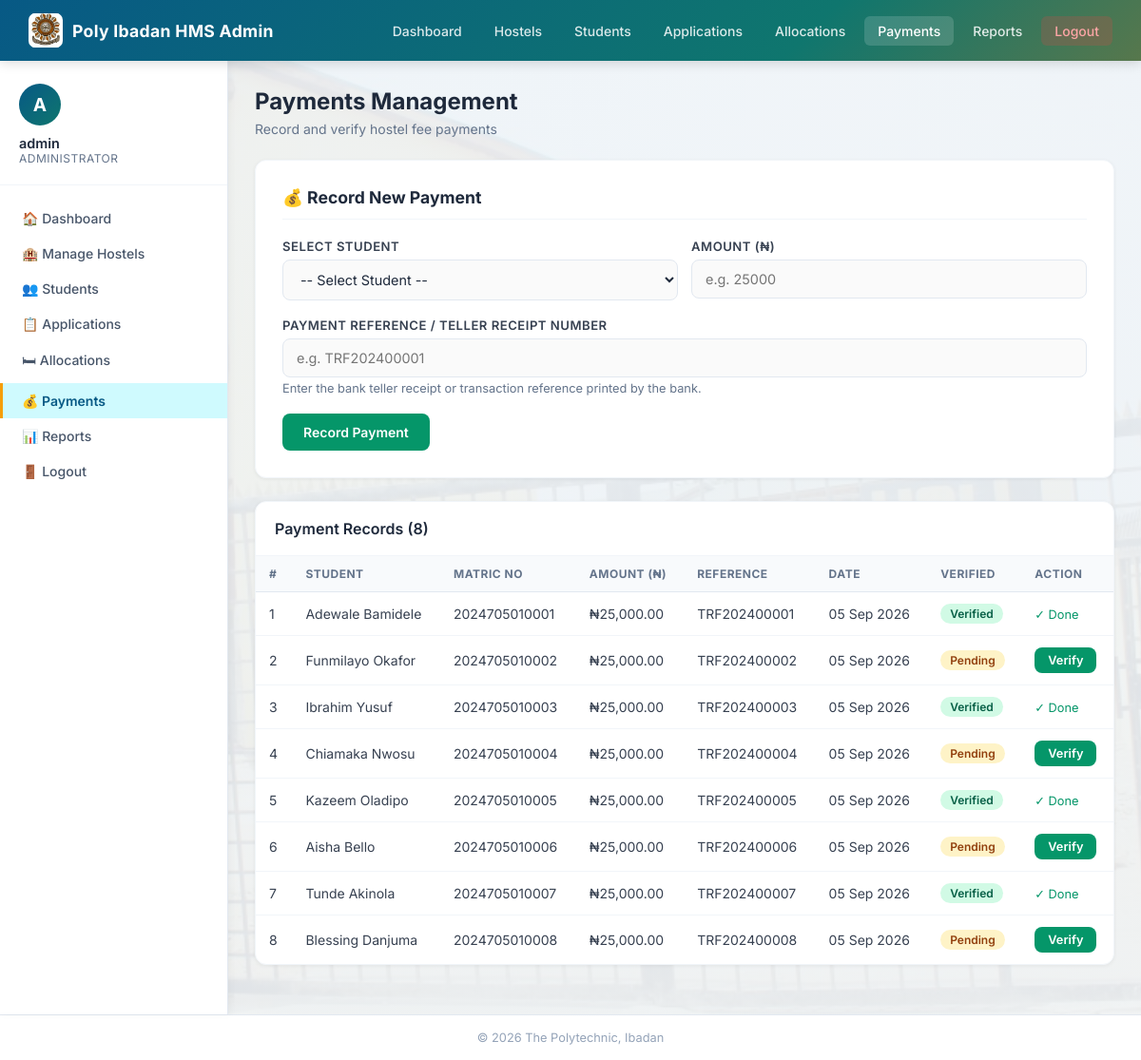
Screenshot of /admin/payments.php (signed in) with the database file from the repository.
### tables this page shows
CREATE TABLE payments (
    payment_id INT AUTO_INCREMENT PRIMARY KEY,
    student_id INT NOT NULL,
    amount DECIMAL(10,2) NOT NULL,
    payment_ref VARCHAR(100),
    payment_date DATETIME DEFAULT CURRENT_TIMESTAMP,
    verified VARCHAR(10) DEFAULT 'No',
    FOREIGN KEY (student_id) REFERENCES students(student_id) ON DELETE CASCADE
);

CREATE TABLE students (
    student_id INT AUTO_INCREMENT PRIMARY KEY,
    matric_no VARCHAR(13) NOT NULL UNIQUE,
    full_name VARCHAR(200) NOT NULL,
    department VARCHAR(150) NOT NULL,
    level VARCHAR(20) NOT NULL,
    gender VARCHAR(10) NOT NULL,
    phone VARCHAR(20),
    email VARCHAR(150),
    password VARCHAR(255) NOT NULL,
    created_at DATETIME DEFAULT CURRENT_TIMESTAMP
);

### admin/payments.php (the view, shortened to what this page needs)
<?php
require_once '../includes/db.php';
$payments = $pdo->query("SELECT p.*, s.full_name, s.matric_no FROM payments p JOIN students s ON p.student_id=s.student_id ORDER BY p.payment_date DESC")->fetchAll();
?>
<!DOCTYPE html>
<html lang="en">
<head>
<link rel="stylesheet" href="../css/style.css?v=6">
</head>
<body>
<nav class="navbar">
    <div class="brand"><img src="../assets/POLYLOGO.jpg" alt="The Polytechnic, Ibadan logo"> Poly Ibadan HMS Admin</div>
    <ul class="nav-links">
        <li><a href="dashboard.php">Dashboard</a></li>
        <li><a href="hostels.php">Hostels</a></li>
        <li><a href="students.php">Students</a></li>
        <li><a href="applications.php">Applications</a></li>
        <li><a href="allocations.php">Allocations</a></li>
        <li><a href="payments.php" class="active">Payments</a></li>
        <li><a href="reports.php">Reports</a></li>
        <li><a href="logout.php" class="logout">Logout</a></li>
    </ul>
</nav>
<div class="wrapper">
<aside class="sidebar">
    <div class="user-info">
        <div class="avatar">A</div>
        <div class="name"><?= htmlspecialchars($_SESSION['admin_name']) ?></div>
        <div class="role">Administrator</div>
    </div>
    <nav class="sidebar-nav">
        <a href="dashboard.php">🏠 Dashboard</a>
        <a href="hostels.php">🏨 Manage Hostels</a>
        <a href="students.php">👥 Students</a>
        <a href="applications.php">📋 Applications</a>
        <a href="allocations.php">🛏 Allocations</a>
        <a href="payments.php" class="active">💰 Payments</a>
        <a href="reports.php">📊 Reports</a>
        <a href="logout.php">🚪 Logout</a>
    </nav>
</aside>
<main class="main">
    <div class="page-title">Payments Management</div>
    <div class="page-subtitle">Record and verify hostel fee payments</div>
    <div class="form-card" style="max-width:100%;margin-bottom:24px;">
        <h3>💰 Record New Payment</h3>
        <form method="POST">
            <div class="form-row">
                <div class="form-group">
                    <label>Select Student</label>
                    <select name="student_id" required>
                        <option value="">-- Select Student --</option>
                    </select>
                </div>
                <div class="form-group">
                    <label>Amount (₦)</label>
                    <input type="number" name="amount" step="0.01" min="1" placeholder="e.g. 25000" required>
                </div>
            </div>
            <div class="form-group">
                <label>Payment Reference / Teller Receipt Number</label>
                <input type="text" name="payment_ref" placeholder="e.g. TRF202400001" required>
                <small style="color:#64748b;font-size:0.8rem;">Enter the bank teller receipt or transaction reference printed by the bank.</small>
            </div>
            <button type="submit" name="add_payment" class="btn btn-success">Record Payment</button>
        </form>
    </div>
    <div class="card">
        <div class="card-header"><h3>Payment Records (<?= count($payments) ?>)</h3></div>
        <div class="table-wrap">
            <?php if (empty($payments)): ?>
                <div class="empty-state"><span class="empty-icon">💰</span><p>No payment records yet.</p></div>
            <?php else: ?>
            <table>
                <thead><tr><th>#</th><th>Student</th><th>Matric No</th><th>Amount (₦)</th><th>Reference</th><th>Date</th><th>Verified</th><th>Action</th></tr></thead>
                <tbody>
                <?php foreach ($payments as $i => $p): ?>
                <tr>
                    <td><?= $i+1 ?></td>
                    <td><?= htmlspecialchars($p['full_name']) ?></td>
                    <td><?= htmlspecialchars($p['matric_no']) ?></td>
                    <td>₦<?= number_format($p['amount'], 2) ?></td>
                    <td><?= htmlspecialchars($p['payment_ref']) ?></td>
                    <td><?= date('d M Y', strtotime($p['payment_date'])) ?></td>
                    <td><span class="badge <?= $p['verified']==='Yes'?'badge-success':'badge-warning' ?>"><?= $p['verified']==='Yes'?'Verified':'Pending' ?></span></td>
                    <td>
                        <?php if ($p['verified'] !== 'Yes'): ?>
                            <a href="?verify=<?= $p['payment_id'] ?>" class="btn btn-success btn-sm">Verify</a>
                        <?php else: ?>
                            <span style="color:#059669;font-size:0.8rem;">✓ Done</span>
                        <?php endif; ?>
                    </td>
                </tr>
                <?php endforeach; ?>
                </tbody>
            </table>
            <?php endif; ?>
        </div>
    </div>
</main>
</div>
<div class="footer">&copy; <?= date('Y') ?> The Polytechnic, Ibadan</div>
</body>
</html>

### rows the page displays
payments: student.full_name "Adewale Bamidele", student.matric_no "2024705010001", amount "25,000.00", payment_ref "TRF202400001", payment_date "05 Sep 2026", verified "Verified"
payments: student.full_name "Funmilayo Okafor", student.matric_no "2024705010002", amount "25,000.00", payment_ref "TRF202400002", payment_date "05 Sep 2026", verified "Pending"
payments: student.full_name "Ibrahim Yusuf", student.matric_no "2024705010003", amount "25,000.00", payment_ref "TRF202400003", payment_date "05 Sep 2026", verified "Verified"
payments: student.full_name "Chiamaka Nwosu", student.matric_no "2024705010004", amount "25,000.00", payment_ref "TRF202400004", payment_date "05 Sep 2026", verified "Pending"
payments: student.full_name "Kazeem Oladipo", student.matric_no "2024705010005", amount "25,000.00", payment_ref "TRF202400005", payment_date "05 Sep 2026", verified "Verified"
payments: student.full_name "Aisha Bello", student.matric_no "2024705010006", amount "25,000.00", payment_ref "TRF202400006", payment_date "05 Sep 2026", verified "Pending"
payments: student.full_name "Tunde Akinola", student.matric_no "2024705010007", amount "25,000.00", payment_ref "TRF202400007", payment_date "05 Sep 2026", verified "Verified"
payments: student.full_name "Blessing Danjuma", student.matric_no "2024705010008", amount "25,000.00", payment_ref "TRF202400008", payment_date "05 Sep 2026", verified "Pending"

### other values shown
$_SESSION['admin_name'] "admin"
count($payments) "8"
